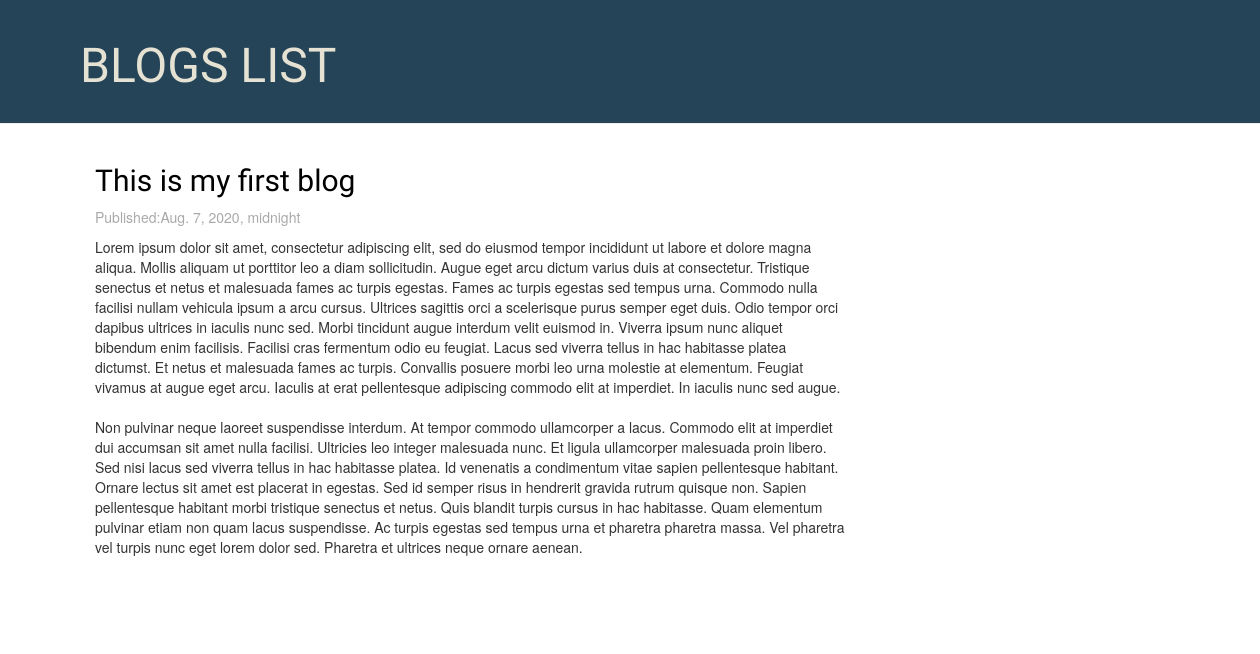
/, run on an earlier commit of the app's database.
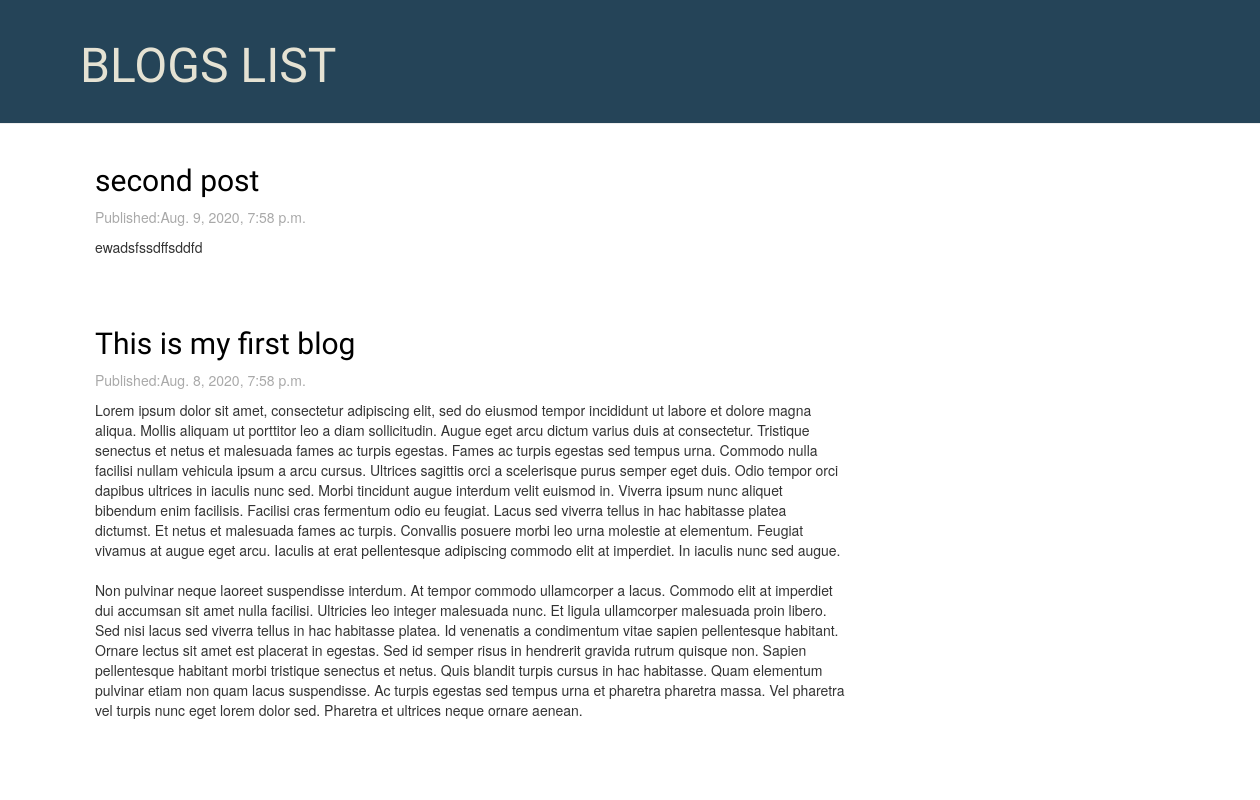
And on a later commit of the database.
### blog/models.py (models this page shows, shortened)
class Post(models.Model):
    author=models.ForeignKey('auth.User',on_delete=models.CASCADE)
    title=models.CharField(max_length=200)
    text=models.TextField()
    created_date=models.DateTimeField(default=timezone.now)
    published_date=models.DateTimeField(blank=True,null=True)

### blog/views.py (the view)
# urls.py: path('', views.post_list, name='post_list'),
def post_list(request):
    posts=Post.objects.filter(published_date__lte=timezone.now()).order_by('-published_date')
    stuff={'posts':posts}
    return render(request,'blog/post_list.html',stuff)

### blog/templates/blog/post_list.html
{% extends 'blog/base.html' %}
  {% block content %}
    {% for post in posts %}
    <div class="post">
      <h2><a href="{% url 'detail' post.pk %}">{{post.title}}</a></h2>
      <p class="publish">Published:{{post.published_date}}</p>
      <p>{{post.text|linebreaksbr}}</p>
    </div>
    {% endfor %}
  {% endblock %}

What changed in the data, as far as the page shows it:
added Post: title "second post", published_date "Aug. 9, 2020, 7:58 p.m.", text "ewadsfssdffsddfd"
changed Post "This is my first blog": published_date "Aug. 7, 2020, midnight" → "Aug. 8, 2020, 7:58 p.m."
